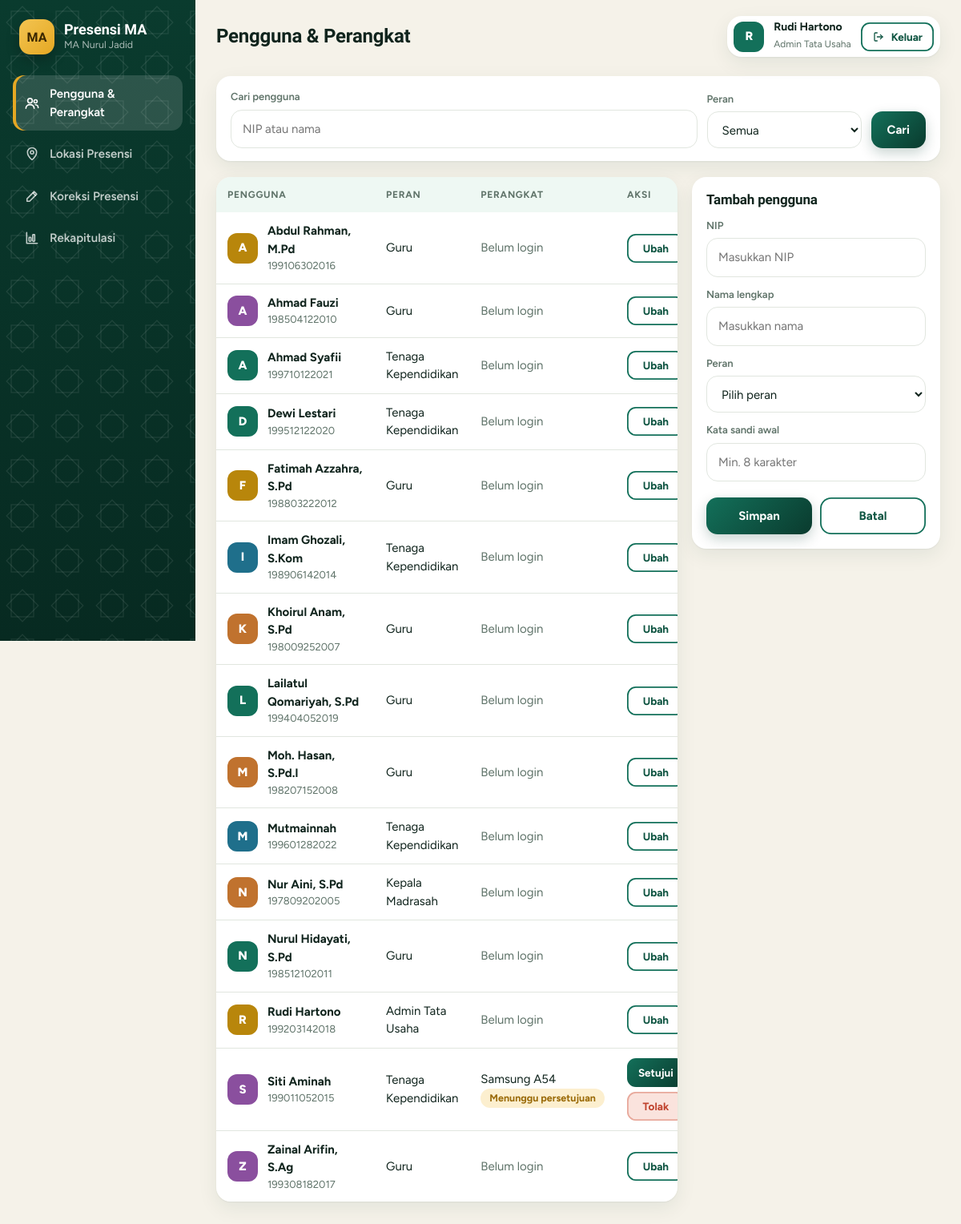
The app's page /admin/pengguna.php (signed in) with its own data.
### tables this page shows
CREATE TABLE pengguna (
  id_pengguna      INT UNSIGNED AUTO_INCREMENT PRIMARY KEY,
  nip              VARCHAR(30)  NOT NULL UNIQUE,
  nama             VARCHAR(100) NOT NULL,
  kata_sandi_hash  VARCHAR(255) NOT NULL,
  peran            ENUM('guru','tendik','admin','kepala') NOT NULL,
  aktif            TINYINT(1)   NOT NULL DEFAULT 1,
  dibuat_pada      DATETIME     NOT NULL DEFAULT CURRENT_TIMESTAMP
);

CREATE TABLE perangkat (
  id_perangkat        INT UNSIGNED AUTO_INCREMENT PRIMARY KEY,
  id_pengguna         INT UNSIGNED NOT NULL,
  identitas_perangkat VARCHAR(64)  NOT NULL,           
  nama_perangkat      VARCHAR(100) NOT NULL DEFAULT 'Perangkat Android',
  status_persetujuan  ENUM('aktif','menunggu','ditolak','nonaktif') NOT NULL,
  credential_id       VARCHAR(512) NULL,               
  public_key          TEXT NULL,                       
  dibuat_pada         DATETIME NOT NULL DEFAULT CURRENT_TIMESTAMP,
  KEY idx_pengguna (id_pengguna),
  KEY idx_identitas (identitas_perangkat),
  CONSTRAINT fk_perangkat_pengguna FOREIGN KEY (id_pengguna) REFERENCES pengguna(id_pengguna) ON DELETE CASCADE
);

### admin/pengguna.php (the view, shortened to what this page needs)
<?php
require_once __DIR__ . '/../includes/bootstrap.php';
require_once __DIR__ . '/../includes/layout.php';
$admin = require_role(['admin']);
$pdo = db();
$q = trim($_GET['q'] ?? ''); $fPeran = $_GET['peran'] ?? '';
$sql = 'SELECT * FROM pengguna WHERE 1'; $par = [];
$st = $pdo->prepare($sql . ' ORDER BY nama'); $st->execute($par);
$users = $st->fetchAll();
$devs = [];
foreach ($pdo->query('SELECT * FROM perangkat ORDER BY id_perangkat') as $d) $devs[$d['id_pengguna']][] = $d;
function perangkat_tampil(array $list): ?array {
    $best = null; $rank = ['menunggu' => 3, 'aktif' => 2, 'ditolak' => 1, 'nonaktif' => 0];
    foreach ($list as $d) if (!$best || $rank[$d['status_persetujuan']] >= $rank[$best['status_persetujuan']]) $best = $d;
    return $best;
}
$edit = null;
p_head('Pengguna & Perangkat', 'pengguna', $admin);
?>
<form method="get" class="filters">
  <div class="grow"><label>Cari pengguna</label><input class="input" name="q" value="<?= e($q) ?>" placeholder="NIP atau nama"></div>
  <div><label>Peran</label><select class="input" name="peran" onchange="this.form.submit()">
    <option value="">Semua</option>
  </select></div>
  <button class="btn btn-primary">Cari</button>
</form>
<div class="split">
  <div class="table-wrap">
    <table class="tbl">
      <thead><tr><th>Pengguna</th><th>Peran</th><th>Perangkat</th><th>Aksi</th></tr></thead>
      <tbody>
      <?php foreach ($users as $r): $d = perangkat_tampil($devs[$r['id_pengguna']] ?? []); ?>
        <tr class="<?= $r['aktif'] ? '' : 'nonaktif' ?>">
          <td><div class="usr"><span class="av av-<?= crc32($r['nip']) % 5 ?>"><?= e(mb_strtoupper(mb_substr($r['nama'], 0, 1))) ?></span><div><b><?= e($r['nama']) ?></b><div class="muted small"><?= e($r['nip']) ?><?= $r['aktif'] ? '' : ' · nonaktif' ?></div></div></div></td>
          <td><?= e(NAMA_PERAN[$r['peran']]) ?></td>
          <td>
            <?php if (!$d): ?><span class="muted">Belum login</span>
            <?php else: ?>
              <?= e($d['nama_perangkat']) ?><br>
              <?php if ($d['status_persetujuan'] === 'aktif'): ?><span class="badge badge-ok">Terikat</span><?= (BIOMETRIK_MODE === 'webauthn') ? ($d['credential_id'] ? ' <span class="badge badge-ok">Sidik jari ✓</span>' : ' <span class="badge badge-muted">Sidik jari belum</span>') : '' ?>
              <?php elseif ($d['status_persetujuan'] === 'menunggu'): ?><span class="badge badge-warn">Menunggu persetujuan</span>
              <?php elseif ($d['status_persetujuan'] === 'ditolak'): ?><span class="badge badge-err">Ditolak</span>
              <?php else: ?><span class="badge badge-muted">Nonaktif</span><?php endif; ?>
            <?php endif; ?>
          </td>
          <td class="aksi">
            <?php if ($d && $d['status_persetujuan'] === 'menunggu'): ?>
              <form method="post"><?= csrf_field() ?><input type="hidden" name="id_perangkat" value="<?= (int)$d['id_perangkat'] ?>">
                <button class="btn btn-sm btn-primary" name="aksi" value="setujui">Setujui</button>
                <button class="btn btn-sm btn-danger" name="aksi" value="tolak">Tolak</button></form>
            <?php else: ?>
              <a class="btn btn-sm btn-line" href="?edit=<?= (int)$r['id_pengguna'] ?>">Ubah</a>
            <?php endif; ?>
          </td>
        </tr>
      <?php endforeach; ?>
      </tbody>
    </table>
  </div>
  <form method="post" class="card side-form" autocomplete="off">
    <h3><?= $edit ? 'Ubah pengguna' : 'Tambah pengguna' ?></h3>
    <label>NIP</label>
    <input class="input" name="nip" inputmode="numeric" placeholder="Masukkan NIP" value="<?= e($edit['nip'] ?? '') ?>" <?= $edit ? 'readonly' : 'required' ?>>
    <label>Nama lengkap</label>
    <input class="input" name="nama" placeholder="Masukkan nama" value="<?= e($edit['nama'] ?? '') ?>" required>
    <label>Peran</label>
    <select class="input" name="peran" required>
      <option value="">Pilih peran</option>
    </select>
    <label><?= $edit ? 'Kata sandi baru (opsional)' : 'Kata sandi awal' ?></label>
    <input class="input" name="sandi" type="password" <?= $edit ? '' : 'required' ?> minlength="<?= MIN_PASSWORD ?>" placeholder="Min. <?= MIN_PASSWORD ?> karakter">
    <div class="btn-row">
      <button class="btn btn-primary">Simpan</button>
      <a class="btn btn-line" href="<?= e(url('admin/pengguna.php')) ?>">Batal</a>
    </div>
  </form>
</div>
<?php p_foot(); ?>

### includes/layout.php (shortened to what this page needs)
<?php
function head_common(string $title, string $theme = '#0a3b2e'): void { ?>
<link rel="stylesheet" href="<?= e(url('assets/css/app.css')) ?>?v=3">
<?php }
function m_head(string $title): void { ?>
<?php }
function p_head(string $title, string $aktif, array $u): void {
    $menu = [
        'pengguna' => ['Pengguna & Perangkat', 'admin/pengguna.php',      ['admin'],           'users'],
        'lokasi'   => ['Lokasi Presensi',      'admin/lokasi.php',        ['admin'],           'pin'],
        'koreksi'  => ['Koreksi Presensi',     'admin/koreksi.php',       ['admin'],           'edit'],
        'rekap'    => ['Rekapitulasi',         'admin/rekapitulasi.php',  ['admin', 'kepala'], 'chart'],
    ]; ?>
<!doctype html>
<html lang="id">
<head>
<?php head_common($title); ?>
</head>
<body class="panel">
<aside class="side">
  <div class="brand"><span class="logo">MA</span><div><b><?= e(APP_NAME) ?></b><small><?= e(APP_SCHOOL) ?></small></div></div>
  <nav>
    <?php foreach ($menu as $k => [$label, $path, $roles, $ic]): if (!in_array($u['peran'], $roles, true)) continue; ?>
      <a href="<?= e(url($path)) ?>" class="<?= $aktif === $k ? 'on' : '' ?>"><?= icon($ic, 20) ?><span><?= e($label) ?></span></a>
    <?php endforeach; ?>
  </nav>
</aside>
<main class="main">
  <header class="topbar">
    <h1><?= e($title) ?></h1>
    <div class="who">
      <span class="av av-0"><?= e(mb_strtoupper(mb_substr($u['nama'], 0, 1))) ?></span>
      <div class="who-t"><b><?= e($u['nama']) ?></b><small><?= e(NAMA_PERAN[$u['peran']]) ?></small></div>
      <form method="post" action="<?= e(url('admin/logout.php')) ?>"><?= csrf_field() ?><button class="btn btn-sm btn-line" title="Keluar"><?= icon('logout', 16) ?> Keluar</button></form>
    </div>
  </header>
  <section class="content">
<?php }
function p_foot(string $script = ''): void { ?>
  </section>
</main>
</body>
</html>
<?php }

### includes/helpers.php (shortened to what this page needs)
<?php
function e($v): string { return htmlspecialchars((string)$v, ENT_QUOTES, 'UTF-8'); }
function url(string $path = ''): string { return BASE_URL . '/' . ltrim($path, '/'); }
function icon(string $n, int $size = 20): string {
    static $p = [
        'fingerprint' => '<path d="M12 11c0 3-1 6-2.5 8.5"/><path d="M8.6 15.2c.5-1.1.7-2.5.7-4.2a2.7 2.7 0 0 1 5.4 0c0 2.5-.4 4.8-1.4 6.9"/><path d="M5.6 8.6A7 7 0 0 1 12 4.5a7 7 0 0 1 7 7c0 1.5-.1 2.9-.4 4.3"/><path d="M5 12c0 2-.3 3.6-.8 5"/><path d="M16 14.6c-.2 1.7-.6 3.2-1.2 4.7"/>',
        'history'     => '<circle cx="12" cy="12" r="8.5"/><path d="M12 7.5V12l3 2"/>',
        'users'       => '<circle cx="9" cy="8" r="3.4"/><path d="M2.8 19.5c0-3.4 2.8-5.6 6.2-5.6s6.2 2.2 6.2 5.6"/><circle cx="17.3" cy="9" r="2.4"/><path d="M17 14c2.5.2 4.2 1.9 4.2 4.6"/>',
        'pin'         => '<path d="M12 21s6.8-5.9 6.8-11.2a6.8 6.8 0 0 0-13.6 0C5.2 15.1 12 21 12 21z"/><circle cx="12" cy="9.8" r="2.4"/>',
        'edit'        => '<path d="M4.5 19.5h3.8L19 8.8 15.2 5 4.5 15.7z"/><path d="M13.3 6.9l3.8 3.8"/>',
        'chart'       => '<path d="M4 4v16h16"/><rect x="7.5" y="11" width="3" height="6" rx=".7"/><rect x="13" y="7" width="3" height="10" rx=".7"/>',
        'logout'      => '<path d="M9.5 4.5H6a1.5 1.5 0 0 0-1.5 1.5v12A1.5 1.5 0 0 0 6 19.5h3.5"/><path d="M15.5 8l4 4-4 4"/><path d="M19.5 12h-10"/>',
        'login'       => '<path d="M14.5 4.5H18A1.5 1.5 0 0 1 19.5 6v12a1.5 1.5 0 0 1-1.5 1.5h-3.5"/><path d="M9.5 8l-4 4 4 4"/><path d="M5.5 12h10"/>',
        'clock'       => '<circle cx="12" cy="12" r="8.5"/><path d="M12 7.5V12l3 2"/>',
        'alert'       => '<path d="M12 4.2l8.4 14.6H3.6z"/><path d="M12 10v4"/><path d="M12 16.9v.1"/>',
        'download'    => '<path d="M12 4.5v10"/><path d="M8 11l4 4 4-4"/><path d="M5 19.5h14"/>',
        'plus'        => '<path d="M12 5v14M5 12h14"/>',
        'search'      => '<circle cx="11" cy="11" r="6.5"/><path d="M16 16l4 4"/>',
        'shield'      => '<path d="M12 3.8l7 2.6v5.2c0 4.3-3 7.4-7 8.9-4-1.5-7-4.6-7-8.9V6.4z"/><path d="M9 12l2.2 2.2L15.2 10"/>',
        'device'      => '<rect x="7" y="3.5" width="10" height="17" rx="2.6"/><path d="M11 17.5h2"/>',
        'percent'     => '<path d="M18 6L6 18"/><circle cx="7.5" cy="7.5" r="2.3"/><circle cx="16.5" cy="16.5" r="2.3"/>',
    ];
    return '<svg class="i" width="' . $size . '" height="' . $size . '" viewBox="0 0 24 24" fill="none" stroke="currentColor" stroke-width="1.9" stroke-linecap="round" stroke-linejoin="round" aria-hidden="true">' . ($p[$n] ?? '') . '</svg>';
}

### records on screen
pengguna: nama "A", nama "Abdul Rahman, M.Pd", nip "199106302016", peran "Guru", shows "Belum login"
pengguna: nama "A", nama "Ahmad Fauzi", nip "198504122010", peran "Guru", shows "Belum login"
pengguna: nama "A", nama "Ahmad Syafii", nip "199710122021", peran "Tenaga Kependidikan", shows "Belum login"
pengguna: nama "D", nama "Dewi Lestari", nip "199512122020", peran "Tenaga Kependidikan", shows "Belum login"
pengguna: nama "F", nama "Fatimah Azzahra, S.Pd", nip "198803222012", peran "Guru", shows "Belum login"
pengguna: nama "I", nama "Imam Ghozali, S.Kom", nip "198906142014", peran "Tenaga Kependidikan", shows "Belum login"
pengguna: nama "K", nama "Khoirul Anam, S.Pd", nip "198009252007", peran "Guru", shows "Belum login"
pengguna: nama "L", nama "Lailatul Qomariyah, S.Pd", nip "199404052019", peran "Guru", shows "Belum login"
pengguna: nama "M", nama "Moh. Hasan, S.Pd.I", nip "198207152008", peran "Guru", shows "Belum login"
pengguna: nama "M", nama "Mutmainnah", nip "199601282022", peran "Tenaga Kependidikan", shows "Belum login"
pengguna: nama "N", nama "Nur Aini, S.Pd", nip "197809202005", peran "Kepala Madrasah", shows "Belum login"
pengguna: nama "N", nama "Nurul Hidayati, S.Pd", nip "198512102011", peran "Guru", shows "Belum login"
pengguna: nama "R", nama "Rudi Hartono", nip "199203142018", peran "Admin Tata Usaha", shows "Belum login"
pengguna: nama "S", nama "Siti Aminah", nip "199011052015", peran "Tenaga Kependidikan", id_pengguna.nama_perangkat "Samsung A54", shows "Menunggu persetujuan"
pengguna: nama "Z", nama "Zainal Arifin, S.Ag", nip "199308182017", peran "Guru", shows "Belum login"

### other values on screen
APP_NAME "Presensi MA"
APP_SCHOOL "MA Nurul Jadid"
$label "Pengguna & Perangkat"
$label "Lokasi Presensi"
$label "Koreksi Presensi"
$label "Rekapitulasi"
$title "Pengguna & Perangkat"
mb_strtoupper(mb_substr($u['nama'], 0, 1)) "R"
$u['nama'] "Rudi Hartono"
NAMA_PERAN[$u['peran']] "Admin Tata Usaha"
